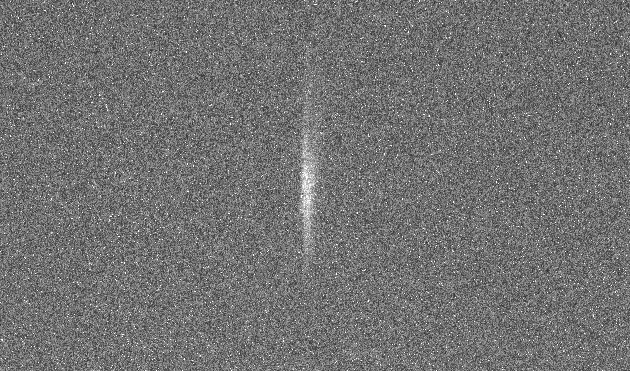
#> input picture tiff_files/Tune115_07722018_viewer_D1542_001.tiff, 630 x 371 px
$ python analysis_old.py ../tiff_files/Tune115_07722018_viewer_D1542_001.tiff
#> lines starting #> are read from the running program, lines starting #| are printed output that depends on the picture; pictures that were not available may be replaced by others from this repository, and a replacement may not be noted
### INPUT.py
#Viewer Analysis
#Author: Sara Ayoub
#Date: 2/3/2019

from skimage import  io
import sys

#Enter here the images and the methods that will be used for the viewer analysis
#Make sure to inlcude the path to the images

###### Image reduction ########
#Enter here path and name of the tune image
raw_image= io.imread(sys.argv[1])
#> raw_image is the input picture: shape (371, 630) uint16; min 8896, max 65504, mean 29320.3
#raw_image= io.imread('tiff_files/Tune115_07722018_viewer_D1542_001.tiff')

#Enter here path and name of the background image (make sure it is the SAME SIZE as the tune image)
bg= io.imread('images/D1542_images/D1542_bg_3_11_8pm_057.tiff')
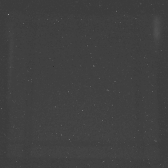
#> input picture src/D1542_bg_3_11_8pm_057.tiff, 168 x 168 px, found by its file name
#> bg is the input picture: shape (168, 168); min 44, max 161, mean 64
#bg= io.imread('/user/secaruser/Documents/viewer_images/vd-d1542/Background_D1542_20190212_final_003.tiff')

###### Finding the real center (dots) of the viewer ######
#Enter here path and name of the image of the viewer with light on.
#Make sure it is compatible (same size and taken at the same time) with tune!
#light_image= io.imread('tiff_files/180720_D1542_S20_2_003.tiff')
light_image= io.imread('images/D1542_images/D1542_lighton_3_11_063.tiff')

#Define here middle region of viewer in pixels
#It helps to look at the image first and then refine the region after seeing matches
y_min= 50 #vertical axis in image
y_max= 120
x_min= 50 #horizontal axis in image
x_max= 120

#Enter here path and name of the image of the viewer dots you wish to use as a template
template= io.imread('tiff_files/dots/dot3.tiff') #dot2 seems good
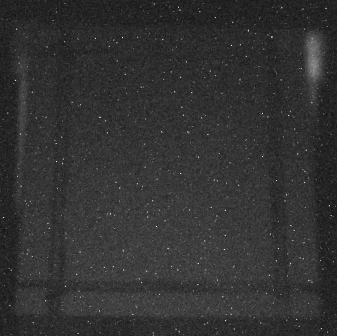
#> input picture src/D1542_2_22_17_34_bg_053.tiff, 337 x 336 px, given in place of dot3.tiff, which was not available
#> template is the input picture: shape (336, 337); min 18, max 239, mean 50.2

#Enter here the threshold (minimum intensity of peaks) to detect dots on image
#Don't change this at the beginning. It is better to have a good search region first
threshold= 0.002

###### Fitting beam profiles ##########
#Use these as default first then decide after looking at profiles if another model is a better fit
#Options are: single_gaussian, double_gaussian, skewed_gaussian, gaussian_skewed_gaussian
y_profile_model= 'double_gaussian'
x_profile_model= 'skewed_gaussian'

### dot_detection.py
### Viewer Dots Detection ###
from INPUT import *
import numpy as np
import matplotlib.pyplot as plt
import math
from skimage.feature import match_template, peak_local_max
import warnings
warnings.filterwarnings("ignore")

#Define the center region that surrounds the 5 center dots
light_image_region=light_image[y_min:y_max,x_min:x_max]
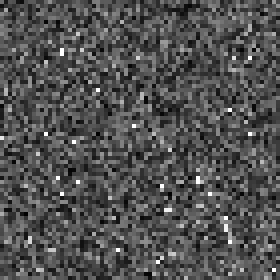
#> light_image_region: shape (70, 70) uint16 (shown 4 times larger); min 11824, max 65504, mean 28998.4; drawn with min black and max white

#Find matched of the dot template selected
#> (the run stopped early here; a loop or call above may not have finished)
